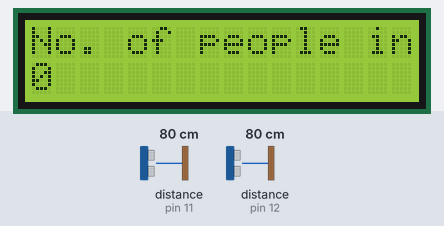
Recording of a sketch running on a simulated Arduino Uno, built with avr-gcc and run on an emulated ATmega328P. On the bench: 16×2 character LCD. Wiring (inferred from the names in the program): 2 × ultrasonic range finder: trigger pin 11, echo pin 11 / trigger pin 12, echo pin 12. Inputs (shaded band) come from the test bench; at power-on: distance to the obstacle (sensors on pin 11, pin 12) 80 cm. The echo pulse lasts 58.3 µs per cm.

Above: at 0.1 s.

The sketch:

Attendance_Counter.ino
```cpp
# include<LiquidCrystal.h>

const int echo1 = 11; // Echo Pin of Ultrasonic Sensor 1
const int echo2 = 12; // Echo Pin of Ultrasonic Sensor 2

long t1, t2, cm1, cm2, u1=0, u2=0;
long state=0, count=0, h=240, lim=50;

LiquidCrystal lcd(1,2,4,5,6,7);

long readDuration(int triggerPin, int echoPin)
{
  pinMode(triggerPin, OUTPUT);  // Clear the trigger
  digitalWrite(triggerPin, LOW);
  delayMicroseconds(2);
  // Sets the trigger pin to HIGH state for 10 microseconds
  digitalWrite(triggerPin, HIGH);
  delayMicroseconds(10);
  digitalWrite(triggerPin, LOW);
  pinMode(echoPin, INPUT);
  // Reads the echo pin, and returns the sound wave travel time in microseconds
  return pulseIn(echoPin, HIGH);
}

long dist(long microS)
{
  return microS*0.017;
}

void display()
{
  lcd.begin(16,2);
  lcd.clear();
  if (count<lim)
   {
     lcd.print("No. of people in the room");
     lcd.setCursor(0,1);
     lcd.print(count);
   }
  else
  {
    lcd.print("MAXIMUM CAPACITY");
  }
}

void State()
{
  if(u1==1 && u2==0)
  {
    if(state!=13)  //13 is exit motion, 31 is entry motion
      state=31;
    if(state==13)
    {
      state=0;
      count--;
      delay(1000);
    }
  }
  if(u1==0 && u2==1)
  {
    if(state!=31)
      state=13;
    if(state==31)
    {
      state=0;
      count++;
      delay(1000);
    }
  }
}

void setup()
{
  //Serial.begin(9600);
}

void loop()
{
  t1 = readDuration(echo1, echo1);
  t2 = readDuration(echo2, echo2);

  cm1 = dist(t1);
  cm2 = dist(t2);

  if(cm1<(0.75*h))
    u1=1;
  else
    u1=0;
  if(cm2<(0.75*h))
    u2=1;
  else
    u2=0;

  State();
  display();

  //Serial.print("state ");
  //Serial.print(state);
  //Serial.print("    count ");
  //Serial.print(count);
  //Serial.println();
  delay(500);
}
```
